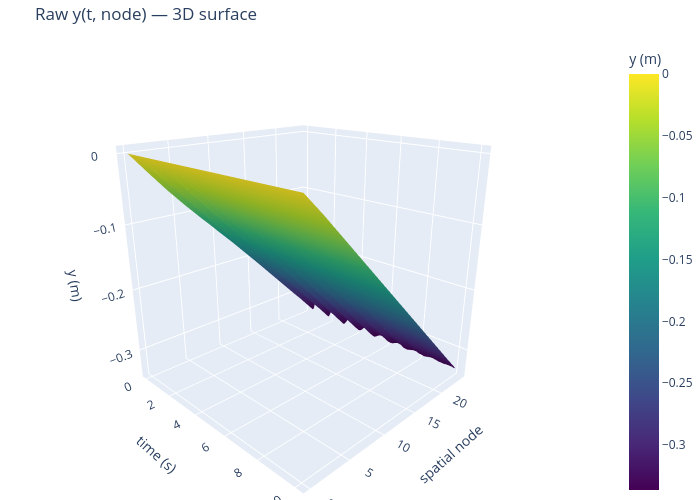

Write notebook code for a chart like this one.
### Markdown cell above
## Step 3d — 3D surface: raw y(t, node)

Raw vertical position before GP smoothing.

### Code cell
import plotly.graph_objects as go

# _yr, t_plot, node_plot are defined in the surf-raw-x cell above.
# Re-define node_plot/t_plot here in case this cell is run independently.
t_plot    = t_raw[::1   ]
node_plot = np.arange(0, N_VIDEO_PTS, 2)
Y_surf_raw = _yr[::1, :][:, node_plot]

# ── Plotly 3D surface (rotatable) ─────────────────────────────────────────
fig3d = go.Figure(go.Surface(
    x=t_plot, y=node_plot, z=Y_surf_raw.T,
    colorscale='viridis', colorbar=dict(title='y (m)'),
))
fig3d.update_layout(
    title='Raw y(t, node) — 3D surface',
    scene=dict(
        xaxis_title='time (s)',
        yaxis_title='spatial node',
        zaxis_title='y (m)',
        camera=dict(eye=dict(x=1.5, y=-1.5, z=0.8))
    ),
    width=700, height=500, margin=dict(l=0, r=0, t=40, b=0)
)
fig3d.show()

# ── Matplotlib heatmap (inline, resizable) ────────────────────────────────
fig2d, ax = plt.subplots(figsize=(8, 4), dpi=100)
im = ax.imshow(Y_surf_raw.T, aspect='auto', origin='lower',
               extent=[t_plot[0], t_plot[-1], node_plot[0], node_plot[-1]],
               cmap='viridis')
fig2d.colorbar(im, ax=ax, label='y (m)')
ax.set_xlabel('time (s)')
ax.set_ylabel('spatial node')
ax.set_title('Raw y(t, node) — heatmap')
plt.tight_layout()
plt.show()

### Figure 1 — Plotly figure (JSON) as saved in the notebook; plotly's stock layout.template omitted (floating-point values rounded to 4 significant figures; data arrays with more than 128 entries replaced by an {"elided": "..."} marker saying what was removed)
{"data": [{"colorbar": {"title": {"text": "y (m)"}}, "colorscale": [[0, "#440154"], [0.1111, "#482878"], [0.2222, "#3e4989"], [0.3333, "#31688e"], [0.4444, "#26828e"], [0.5556, "#1f9e89"], [0.6667, "#35b779"], [0.7778, "#6ece58"], [0.8889, "#b5de2b"], [1, "#fde725"]], "type": "surface", "x": {"elided": "213 float values"}, "y": [0, 2, 4, 6, 8, 10, 12, 14, 16, 18, 20, 22, 24], "z": {"elided": "13x213 float values"}}], "layout": {"height": 500, "margin": {"b": 0, "l": 0, "r": 0, "t": 40}, "scene": {"camera": {"eye": {"x": 1.5, "y": -1.5, "z": 0.8}}, "xaxis": {"title": {"text": "time (s)"}}, "yaxis": {"title": {"text": "spatial node"}}, "zaxis": {"title": {"text": "y (m)"}}}, "title": {"text": "Raw y(t, node) — 3D surface"}, "width": 700}}
